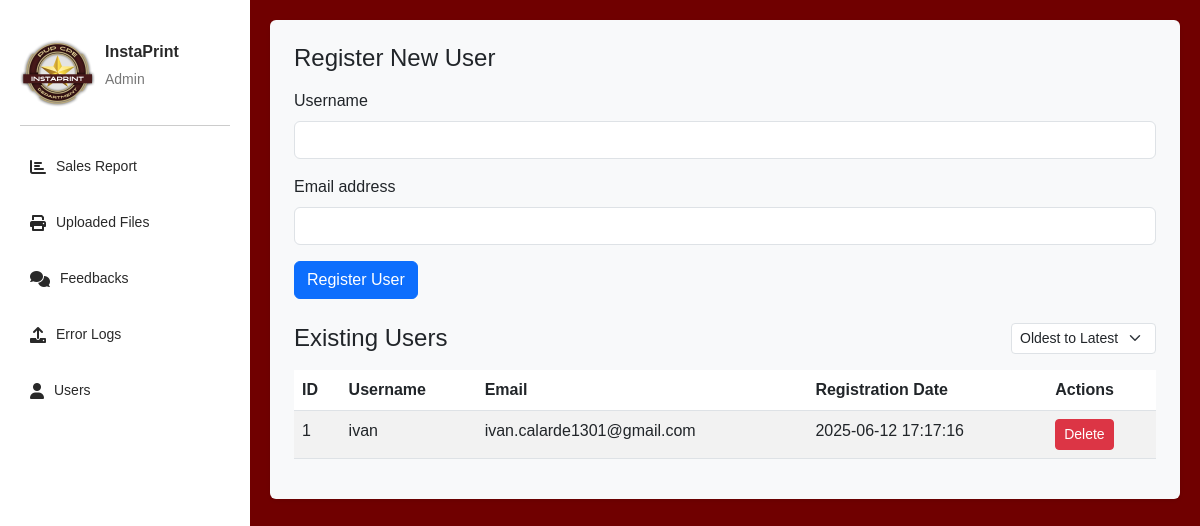
The app's page /admin-dashboard with its own data.
### app.py (models this page shows, shortened)
class User(db.Model):
    id = db.Column(db.Integer, primary_key=True)
    username = db.Column(db.String(80), unique=True, nullable=False)
    email = db.Column(db.String(120), unique=True, nullable=False)
    registration_date = db.Column(db.DateTime, default=current_ph_time)

### app.py (the view)
@app.route("/admin-dashboard")
def admin_dashboard():
    users = User.query.order_by(User.registration_date.desc()).all()
    user_data = []
    for user in users:
        user_data.append({
            'id': user.id,
            'username': user.username,
            'email': user.email,
            'registration_date': user.registration_date.strftime('%Y-%m-%d %H:%M:%S')
        })
    return render_template("admin-dashboard.html", users=user_data)

### templates/admin-dashboard.html (shortened to what this page needs)
<!DOCTYPE html>
<html lang="en">
<head>
    <link href="/static/css/admin-dashboard.css" rel="stylesheet" />
    <link rel="stylesheet" href="https://cdnjs.cloudflare.com/ajax/libs/font-awesome/6.0.0-beta3/css/all.min.css">
    <link href="https://cdn.jsdelivr.net/npm/bootstrap@5.3.0/dist/css/bootstrap.min.css" rel="stylesheet">
</head>
<body>
    <div class="container">
        <leftmenu class="menu">
            <div class="account">
                <img src="{{ url_for('static', filename='images/logo.jpg') }}" alt="InstaPrint Logo" class="profile-icon" style="max-width: 75px;">
                <div class="account-info">
                    <p class="name">InstaPrint</p>
                    <p class="role">Admin</p>
                </div>
            </div>
            <ul>
                <li><i class="fa-solid fa-chart-bar"></i> <a href="{{ url_for('admin_sales') }}">Sales Report</a></li>
                <li><i class="fa-solid fa-print"></i> <a href="{{ url_for('admin_printed_pages') }}">Uploaded Files</a></li>
                <li><i class="fa-solid fa-comments"></i> <a href="{{ url_for('admin_feedbacks') }}">Feedbacks</a></li>
                <li><i class="fa-solid fa-upload"></i> <a href="{{ url_for('admin_activity_log') }}">Error Logs</a></li>
                <li><i class="fa-solid fa-user"></i> <a href="{{ url_for('admin_dashboard') }}">Users</a></li>
            </ul>
        </leftmenu>
        <content class="contents">
            <div class="user-management-section bg-light p-4 rounded shadow-sm mb-4">
                <h4 class="mb-3">Register New User</h4>
                <form id="registerUserForm" class="mb-4">
                    <div class="mb-3">
                        <label for="username" class="form-label">Username</label>
                        <input type="text" class="form-control" id="username" required>
                    </div>
                    <div class="mb-3">
                        <label for="email" class="form-label">Email address</label>
                        <input type="email" class="form-control" id="email" required>
                    </div>
                    <button type="submit" class="btn btn-primary">Register User</button>
                </form>
                <h4 class="mb-3 d-flex align-items-center justify-content-between">
                    <span>Existing Users</span>
                    <select id="sortOrder" class="form-select form-select-sm w-auto ms-3">
                        <option value="oldest" selected>Oldest to Latest</option>
                    </select>
                </h4>
                <div class="table-responsive">
                    <table class="table table-striped table-hover">
                        <thead>
                            <tr>
                                <th>ID</th>
                                <th>Username</th>
                                <th>Email</th>
                                <th>Registration Date</th>
                                <th>Actions</th>
                            </tr>
                        </thead>
                        <tbody id="userTableBody">
                            {% for user in users %}
                            <tr>
                                <td>{{ user.id }}</td>
                                <td>{{ user.username }}</td>
                                <td>{{ user.email }}</td>
                                <td>{{ user.registration_date }}</td>
                                <td>
                                    <button class="btn btn-danger btn-sm delete-user-btn" data-id="{{ user.id }}">Delete</button>
                                </td>
                            </tr>
                            {% endfor %}
                        </tbody>
                    </table>
                </div>
            </div>
        </content>
    </div>
</body>
</html>

### static/css/admin-dashboard.css (style rules this page uses)
* { margin: 0; padding: 0; box-sizing: border-box; font-family: Arial, sans-serif; }
.container { display: flex; min-height: 100vh; max-width: 100% !important; padding-left: 0 !important; padding-right: 0 !important; }
.menu { width: 250px; background-color: #FFFFFF; color: #292929; padding: 20px; font-size: 14px; position: fixed; top: 0; left: 0; height: 100vh; width: 250px; overflow-y: auto; z-index: 1000; }
.menu ul { list-style-type: none; padding-left: 0; }
.menu li { display: flex; align-items: center; margin: 15px 0; font-size: 14px; padding: 10px; }
.menu li i { margin-right: 10px; color: #292929; font-size: 16px; }
.menu a { color: #292929; text-decoration: none; flex: 1; }
.contents { flex: 1; padding: 20px; background-color: #700000; display: flex; flex-direction: column; gap: 20px; margin-left: 250px; padding: 20px; }
.account { display: flex; align-items: center; padding: 15px 0; border-bottom: 1px solid #ccc; margin-bottom: 20px; }
.profile-icon { font-size: 40px; color: #292929; margin-right: 10px; }
.account-info { display: flex; flex-direction: column; }
.account-info .name { font-weight: bold; font-size: 16px; margin-bottom: 5px; }
.account-info .role { font-size: 14px; color: #777; }

### templates/admin-dashboard.html (style rules this page uses)
.container { display: flex; }
.menu { flex-shrink: 0; }
.contents { flex-grow: 1; }
html, body { overflow: hidden; height: 100%; margin: 0; padding: 0; }

### records on screen
User: id "1", username "ivan", email "ivan.calarde1301@gmail.com", registration_date "2025-06-12 17:17:16"
